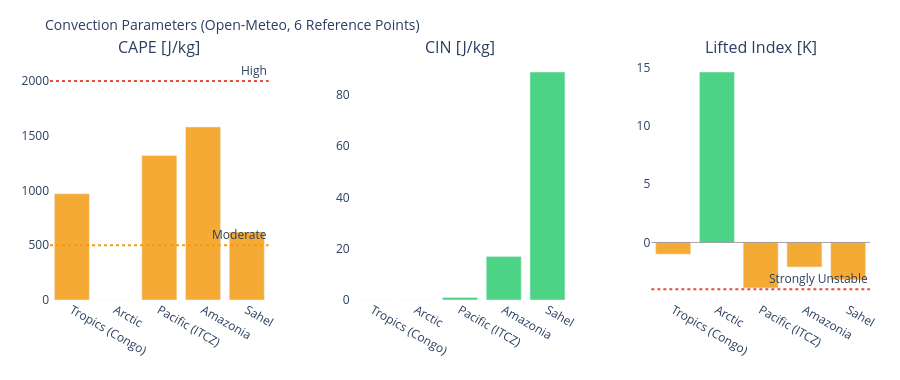

Notebook code cell kept with this figure:
### Markdown cell above
---
## 3. Visualizations

### Code cell
# ============================================================
# CAPE / CIN / LIFTED INDEX – Convection potential
# ============================================================

if not df_atm.empty:
    fig = make_subplots(
        rows=1, cols=3,
        subplot_titles=['CAPE [J/kg]', 'CIN [J/kg]', 'Lifted Index [K]'],
        horizontal_spacing=0.1
    )
    pts = df_atm['point'].tolist()
    pt_colors = ['#E85D24','#185FA5','#888780','#378ADD','#639922','#F2A623']

    # CAPE – höher = mehr Gewitterpotential
    cape_vals = df_atm['cape'].fillna(0).tolist()
    cape_colors = ['#e74c3c' if v > 2000 else '#f39c12' if v > 500 else '#2ecc71'
                   for v in cape_vals]
    fig.add_trace(go.Bar(x=pts, y=cape_vals, marker_color=cape_colors,
                         opacity=0.85, showlegend=False), row=1, col=1)
    fig.add_hline(y=2000, line_dash='dot', line_color='#e74c3c',
                  annotation_text='High', row=1, col=1)
    fig.add_hline(y=500,  line_dash='dot', line_color='#f39c12',
                  annotation_text='Moderate', row=1, col=1)

    # CIN – negativer = stärker gedeckelt (weniger Auslöse)
    cin_vals = df_atm['cin'].fillna(0).tolist()
    cin_colors = ['#e74c3c' if v < -200 else '#f39c12' if v < -50 else '#2ecc71'
                  for v in cin_vals]
    fig.add_trace(go.Bar(x=pts, y=cin_vals, marker_color=cin_colors,
                         opacity=0.85, showlegend=False), row=1, col=2)

    # Lifted Index – negativ = instabil
    li_vals = df_atm['li'].fillna(0).tolist()
    li_colors = ['#e74c3c' if v < -4 else '#f39c12' if v < 0 else '#2ecc71'
                 for v in li_vals]
    fig.add_trace(go.Bar(x=pts, y=li_vals, marker_color=li_colors,
                         opacity=0.85, showlegend=False), row=1, col=3)
    fig.add_hline(y=0, line_color='gray', line_width=0.7, row=1, col=3)
    fig.add_hline(y=-4, line_dash='dot', line_color='#e74c3c',
                  annotation_text='Strongly Unstable', row=1, col=3)

    fig.update_layout(
        title=dict(text='Convection Parameters (Open-Meteo, 6 Reference Points)', font=dict(size=14)),
        height=380, plot_bgcolor='rgba(0,0,0,0)', paper_bgcolor='rgba(0,0,0,0)',
        margin=dict(l=50, r=30, t=60, b=80)
    )
    fig.update_xaxes(tickangle=30)
    fig.show()

### Figure 1 — Plotly figure (JSON) as saved in the notebook; plotly's stock layout.template omitted (floating-point values rounded to 4 significant figures)
{"data": [{"marker": {"color": ["#f39c12", "#2ecc71", "#f39c12", "#f39c12", "#f39c12"]}, "opacity": 0.85, "showlegend": false, "type": "bar", "x": ["Tropics (Congo)", "Arctic", "Pacific (ITCZ)", "Amazonia", "Sahel"], "xaxis": "x", "y": [970.0, 0.0, 1320.0, 1580.0, 620.0], "yaxis": "y"}, {"marker": {"color": ["#2ecc71", "#2ecc71", "#2ecc71", "#2ecc71", "#2ecc71"]}, "opacity": 0.85, "showlegend": false, "type": "bar", "x": ["Tropics (Congo)", "Arctic", "Pacific (ITCZ)", "Amazonia", "Sahel"], "xaxis": "x2", "y": [0.0, 0.0, 1.0, 17.0, 89.0], "yaxis": "y2"}, {"marker": {"color": ["#f39c12", "#2ecc71", "#f39c12", "#f39c12", "#f39c12"]}, "opacity": 0.85, "showlegend": false, "type": "bar", "x": ["Tropics (Congo)", "Arctic", "Pacific (ITCZ)", "Amazonia", "Sahel"], "xaxis": "x3", "y": [-1.0, 14.6, -3.9, -2.1, -3.2], "yaxis": "y3"}], "layout": {"annotations": [{"font": {"size": 16}, "showarrow": false, "text": "CAPE [J/kg]", "x": 0.1333, "xanchor": "center", "xref": "paper", "y": 1.0, "yanchor": "bottom", "yref": "paper"}, {"font": {"size": 16}, "showarrow": false, "text": "CIN [J/kg]", "x": 0.5, "xanchor": "center", "xref": "paper", "y": 1.0, "yanchor": "bottom", "yref": "paper"}, {"font": {"size": 16}, "showarrow": false, "text": "Lifted Index [K]", "x": 0.8667, "xanchor": "center", "xref": "paper", "y": 1.0, "yanchor": "bottom", "yref": "paper"}, {"showarrow": false, "text": "High", "x": 1, "xanchor": "right", "xref": "x domain", "y": 2000, "yanchor": "bottom", "yref": "y"}, {"showarrow": false, "text": "Moderate", "x": 1, "xanchor": "right", "xref": "x domain", "y": 500, "yanchor": "bottom", "yref": "y"}, {"showarrow": false, "text": "Strongly Unstable", "x": 1, "xanchor": "right", "xref": "x3 domain", "y": -4, "yanchor": "bottom", "yref": "y3"}], "height": 380, "margin": {"b": 80, "l": 50, "r": 30, "t": 60}, "paper_bgcolor": "rgba(0,0,0,0)", "plot_bgcolor": "rgba(0,0,0,0)", "shapes": [{"line": {"color": "#e74c3c", "dash": "dot"}, "type": "line", "x0": 0, "x1": 1, "xref": "x domain", "y0": 2000, "y1": 2000, "yref": "y"}, {"line": {"color": "#f39c12", "dash": "dot"}, "type": "line", "x0": 0, "x1": 1, "xref": "x domain", "y0": 500, "y1": 500, "yref": "y"}, {"line": {"color": "gray", "width": 0.7}, "type": "line", "x0": 0, "x1": 1, "xref": "x3 domain", "y0": 0, "y1": 0, "yref": "y3"}, {"line": {"color": "#e74c3c", "dash": "dot"}, "type": "line", "x0": 0, "x1": 1, "xref": "x3 domain", "y0": -4, "y1": -4, "yref": "y3"}], "title": {"font": {"size": 14}, "text": "Convection Parameters (Open-Meteo, 6 Reference Points)"}, "xaxis": {"anchor": "y", "domain": [0.0, 0.2667], "tickangle": 30}, "xaxis2": {"anchor": "y2", "domain": [0.3667, 0.6333], "tickangle": 30}, "xaxis3": {"anchor": "y3", "domain": [0.7333, 1.0], "tickangle": 30}, "yaxis": {"anchor": "x", "domain": [0.0, 1.0]}, "yaxis2": {"anchor": "x2", "domain": [0.0, 1.0]}, "yaxis3": {"anchor": "x3", "domain": [0.0, 1.0]}}}
